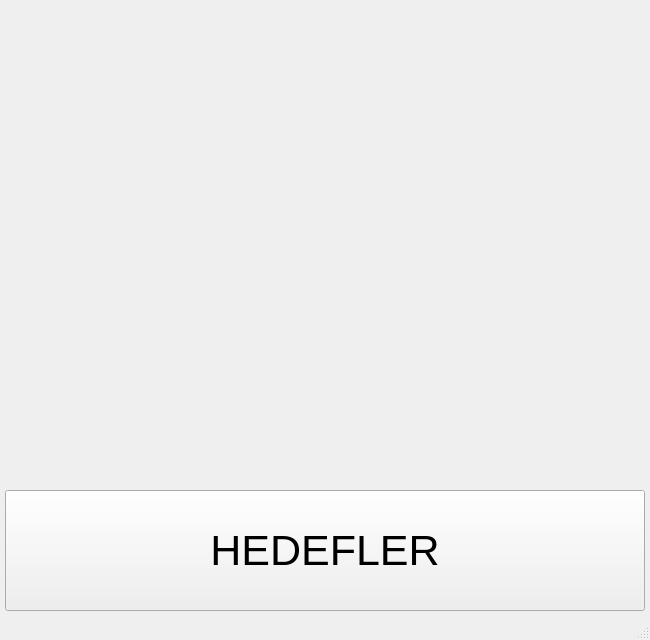
<?xml version="1.0" encoding="UTF-8"?>
<ui version="4.0">
 <class>MainWindow</class>
 <widget class="QMainWindow" name="MainWindow">
  <property name="geometry">
   <rect>
    <x>0</x>
    <y>0</y>
    <width>650</width>
    <height>640</height>
   </rect>
  </property>
  <property name="minimumSize">
   <size>
    <width>650</width>
    <height>640</height>
   </size>
  </property>
  <property name="maximumSize">
   <size>
    <width>650</width>
    <height>640</height>
   </size>
  </property>
  <property name="windowTitle">
   <string>Tespit Ekranı - AEROKOU</string>
  </property>
  <widget class="QWidget" name="centralwidget">
   <widget class="QLabel" name="label">
    <property name="geometry">
     <rect>
      <x>5</x>
      <y>5</y>
      <width>640</width>
      <height>480</height>
     </rect>
    </property>
    <property name="text">
     <string/>
    </property>
   </widget>
   <widget class="QPushButton" name="pushButton">
    <property name="geometry">
     <rect>
      <x>5</x>
      <y>490</y>
      <width>640</width>
      <height>121</height>
     </rect>
    </property>
    <property name="font">
     <font>
      <pointsize>32</pointsize>
     </font>
    </property>
    <property name="text">
     <string>HEDEFLER</string>
    </property>
   </widget>
  </widget>
  <widget class="QStatusBar" name="statusbar"/>
 </widget>
 <resources/>
 <connections/>
</ui>
